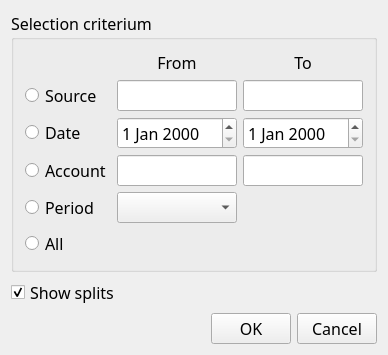
<?xml version="1.0" encoding="UTF-8"?>
<ui version="4.0">
 <class>uSourceSelect</class>
 <widget class="QDialog" name="uSourceSelect">
  <property name="geometry">
   <rect>
    <x>0</x>
    <y>0</y>
    <width>350</width>
    <height>295</height>
   </rect>
  </property>
  <property name="font">
   <font>
    <family>Adobe Helvetica</family>
    <pointsize>12</pointsize>
   </font>
  </property>
  <property name="windowTitle">
   <string>Select source</string>
  </property>
  <layout class="QVBoxLayout">
   <item>
    <widget class="QGroupBox" name="wGroup">
     <property name="title">
      <string>Selection criterium</string>
     </property>
     <layout class="QGridLayout">
      <item row="4" column="2">
       <spacer name="spacer30">
        <property name="orientation">
         <enum>Qt::Horizontal</enum>
        </property>
        <property name="sizeType">
         <enum>QSizePolicy::Expanding</enum>
        </property>
        <property name="sizeHint" stdset="0">
         <size>
          <width>101</width>
          <height>20</height>
         </size>
        </property>
       </spacer>
      </item>
      <item row="1" column="1">
       <widget class="QLineEdit" name="wSourceFrom"/>
      </item>
      <item row="3" column="2">
       <widget class="QLineEdit" name="wAccountTo"/>
      </item>
      <item row="1" column="2">
       <widget class="QLineEdit" name="wSourceTo"/>
      </item>
      <item row="1" column="0">
       <widget class="QRadioButton" name="wbSource">
        <property name="text">
         <string>Source</string>
        </property>
       </widget>
      </item>
      <item row="3" column="1">
       <widget class="QLineEdit" name="wAccountFrom"/>
      </item>
      <item row="2" column="0">
       <widget class="QRadioButton" name="wbDate">
        <property name="text">
         <string>Date</string>
        </property>
       </widget>
      </item>
      <item row="3" column="0">
       <widget class="QRadioButton" name="wbAccount">
        <property name="text">
         <string>Account</string>
        </property>
       </widget>
      </item>
      <item row="4" column="0">
       <widget class="QRadioButton" name="wbPeriod">
        <property name="text">
         <string>Period</string>
        </property>
       </widget>
      </item>
      <item row="4" column="1">
       <widget class="QComboBox" name="wPeriod"/>
      </item>
      <item row="0" column="1">
       <widget class="QLabel" name="textLabel1">
        <property name="text">
         <string>From</string>
        </property>
        <property name="alignment">
         <set>Qt::AlignCenter</set>
        </property>
        <property name="wordWrap">
         <bool>false</bool>
        </property>
       </widget>
      </item>
      <item row="0" column="2">
       <widget class="QLabel" name="textLabel1_2">
        <property name="text">
         <string>To</string>
        </property>
        <property name="alignment">
         <set>Qt::AlignCenter</set>
        </property>
        <property name="wordWrap">
         <bool>false</bool>
        </property>
       </widget>
      </item>
      <item row="0" column="0">
       <spacer name="spacer31">
        <property name="orientation">
         <enum>Qt::Horizontal</enum>
        </property>
        <property name="sizeType">
         <enum>QSizePolicy::Expanding</enum>
        </property>
        <property name="sizeHint" stdset="0">
         <size>
          <width>41</width>
          <height>20</height>
         </size>
        </property>
       </spacer>
      </item>
      <item row="5" column="0">
       <widget class="QRadioButton" name="wbAll">
        <property name="text">
         <string>All</string>
        </property>
       </widget>
      </item>
      <item row="2" column="1">
       <widget class="QDateEdit" name="wDateFrom"/>
      </item>
      <item row="2" column="2">
       <widget class="QDateEdit" name="wDateTo"/>
      </item>
     </layout>
    </widget>
   </item>
   <item>
    <widget class="QCheckBox" name="wShowSplits">
     <property name="text">
      <string>Show splits</string>
     </property>
     <property name="checked">
      <bool>true</bool>
     </property>
    </widget>
   </item>
   <item>
    <spacer name="spacer33">
     <property name="orientation">
      <enum>Qt::Vertical</enum>
     </property>
     <property name="sizeType">
      <enum>QSizePolicy::Expanding</enum>
     </property>
     <property name="sizeHint" stdset="0">
      <size>
       <width>20</width>
       <height>16</height>
      </size>
     </property>
    </spacer>
   </item>
   <item>
    <layout class="QHBoxLayout">
     <item>
      <spacer name="spacer32">
       <property name="orientation">
        <enum>Qt::Horizontal</enum>
       </property>
       <property name="sizeType">
        <enum>QSizePolicy::Expanding</enum>
       </property>
       <property name="sizeHint" stdset="0">
        <size>
         <width>141</width>
         <height>20</height>
        </size>
       </property>
      </spacer>
     </item>
     <item>
      <widget class="QPushButton" name="wOK">
       <property name="text">
        <string>OK</string>
       </property>
       <property name="autoDefault">
        <bool>false</bool>
       </property>
      </widget>
     </item>
     <item>
      <widget class="QPushButton" name="wCancel">
       <property name="text">
        <string>Cancel</string>
       </property>
       <property name="autoDefault">
        <bool>false</bool>
       </property>
      </widget>
     </item>
    </layout>
   </item>
  </layout>
 </widget>
 <layoutdefault spacing="6" margin="11"/>
 <pixmapfunction>qPixmapFromMimeSource</pixmapfunction>
 <tabstops>
  <tabstop>wSourceFrom</tabstop>
  <tabstop>wSourceTo</tabstop>
  <tabstop>wAccountFrom</tabstop>
  <tabstop>wAccountTo</tabstop>
  <tabstop>wOK</tabstop>
  <tabstop>wCancel</tabstop>
 </tabstops>
 <resources/>
 <connections/>
</ui>
